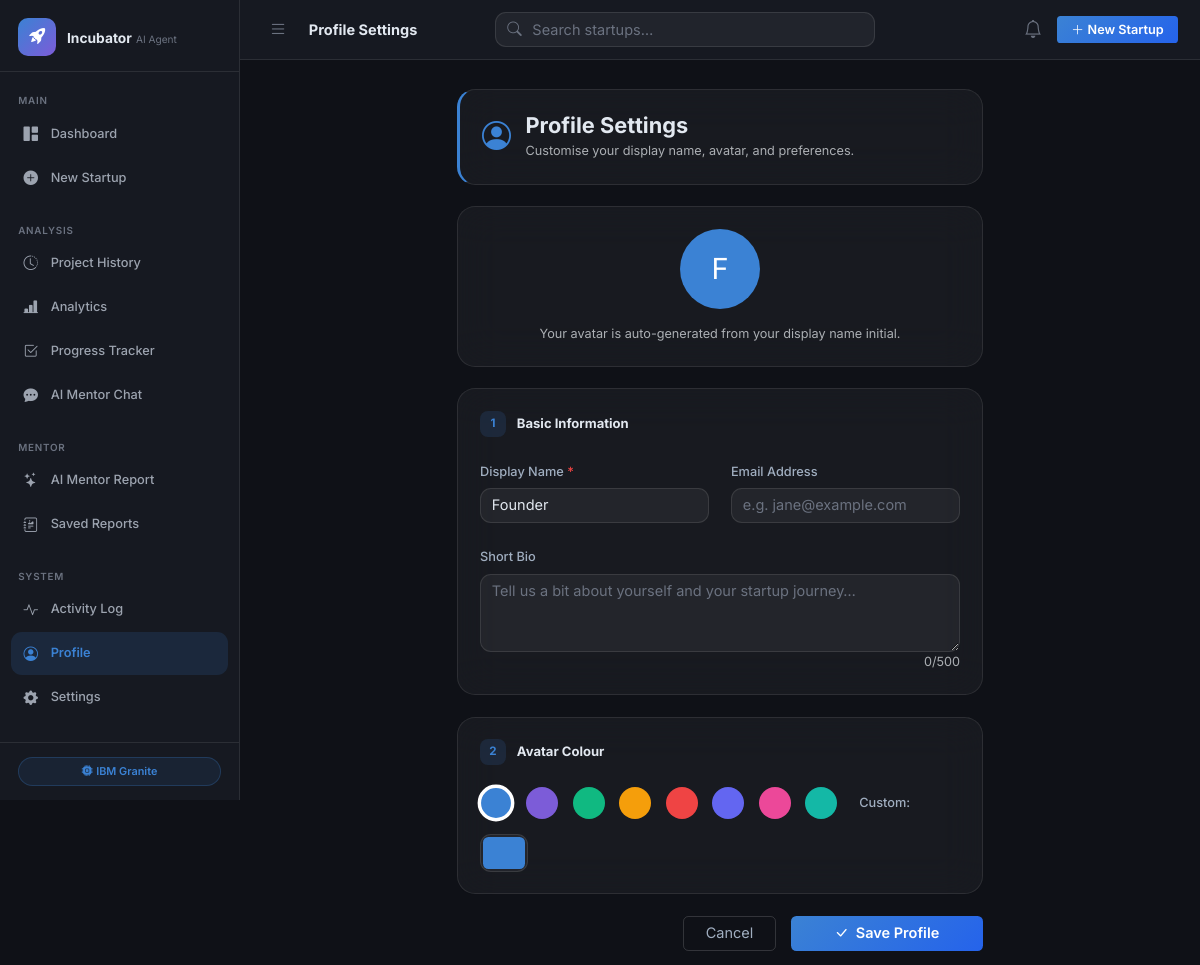
/profile/, run on the app's committed database.
### tables this page shows
CREATE TABLE user_profiles (
            id           INTEGER PRIMARY KEY AUTOINCREMENT,
            user_id      INTEGER NOT NULL DEFAULT 1,
            display_name TEXT    NOT NULL DEFAULT 'Founder',
            email        TEXT    NOT NULL DEFAULT '',
            bio          TEXT    DEFAULT '',
            avatar_color TEXT    DEFAULT '#3b82d4',
            created_at   TEXT    DEFAULT (datetime('now')),
            updated_at   TEXT    DEFAULT (datetime('now'))
        );

### routes/profile.py (the view)
@profile_bp.route("/", methods=["GET"])
def index():
    app = current_app._get_current_object()
    profile = get_profile(app)
    return render_template("profile.html", profile=profile)

### database/db.py (called while the page is built)
def get_db(app):
    if "db" not in g:
        db_path = app.config["DATABASE_PATH"]
        os.makedirs(os.path.dirname(db_path), exist_ok=True)
        g.db = sqlite3.connect(db_path, detect_types=sqlite3.PARSE_DECLTYPES)
        g.db.row_factory = sqlite3.Row
        g.db.execute("PRAGMA journal_mode=WAL;")
        g.db.execute("PRAGMA foreign_keys=ON;")
    return g.db

### models/profile.py (called while the page is built, shortened)
def get_profile(app, user_id: int = 1) -> dict:
    db = get_db(app)
    row = db.execute(
        "SELECT * FROM user_profiles WHERE user_id = ?", (user_id,)
    ).fetchone()
    if row:
        return dict(row)

### templates/profile.html (shortened to what this page needs)
{% extends "base.html" %}
{% block page_title %}Profile Settings{% endblock %}
{% block content %}
<div class="row justify-content-center">
  <div class="col-xl-7 col-lg-9">
    <div class="page-header glass p-4 mb-4 d-flex align-items-center gap-3">
      <div class="page-header-icon">
        <i class="bi bi-person-circle fs-2 text-primary"></i>
      </div>
      <div>
        <h4 class="fw-700 mb-1">Profile Settings</h4>
        <p class="text-muted mb-0 small">Customise your display name, avatar, and preferences.</p>
      </div>
    </div>
    <div class="card-glass glass p-4 mb-4 text-center">
      <div class="avatar-preview mx-auto mb-3" id="avatarPreview"
           style="width:80px;height:80px;border-radius:50%;background:{{ profile.avatar_color }};
                  display:flex;align-items:center;justify-content:center;font-size:2rem;color:#fff;">
        {{ (profile.display_name or 'F')[0] | upper }}
      </div>
      <p class="text-muted small mb-0">Your avatar is auto-generated from your display name initial.</p>
    </div>
    <form method="POST" action="{{ url_for('profile.update') }}" id="profileForm" novalidate>
      <div class="form-section glass p-4 mb-4">
        <h6 class="form-section-title mb-4">
          <span class="section-number">1</span> Basic Information
        </h6>
        <div class="row g-4">
          <div class="col-md-6">
            <label class="form-label" for="display_name">Display Name <span class="text-danger">*</span></label>
            <input type="text" class="form-control glass-input" id="display_name" name="display_name"
                   placeholder="e.g. Jane Smith"
                   value="{{ profile.display_name or '' }}" required maxlength="200" />
          </div>
          <div class="col-md-6">
            <label class="form-label" for="email">Email Address</label>
            <input type="email" class="form-control glass-input" id="email" name="email"
                   placeholder="e.g. jane@example.com"
                   value="{{ profile.email or '' }}" />
          </div>
          <div class="col-12">
            <label class="form-label" for="bio">Short Bio</label>
            <textarea class="form-control glass-input" id="bio" name="bio" rows="3"
                      maxlength="500"
                      placeholder="Tell us a bit about yourself and your startup journey…">{{ profile.bio or '' }}</textarea>
            <small class="text-muted float-end" id="bioCount">{{ (profile.bio or '') | length }}/500</small>
          </div>
        </div>
      </div>
      <div class="form-section glass p-4 mb-4">
        <h6 class="form-section-title mb-4">
          <span class="section-number">2</span> Avatar Colour
        </h6>
        <div class="d-flex gap-3 flex-wrap align-items-center">
          {% for color in ['#3b82d4','#7c5cd8','#10b981','#f59e0b','#ef4444','#6366f1','#ec4899','#14b8a6'] %}
          <label class="color-swatch-label">
            <span class="color-swatch" style="background:{{ color }};"></span>
          </label>
          {% endfor %}
          <label class="form-label mb-0 ms-2">Custom:</label>
          <input type="color" class="form-control form-control-color glass-input" name="avatar_color"
                 id="colorPicker" value="{{ profile.avatar_color or '#3b82d4' }}"
                 style="width:48px;height:38px;padding:2px;" />
        </div>
      </div>
      <div class="d-flex gap-3 justify-content-end">
        <a href="{{ url_for('main.dashboard') }}" class="btn btn-outline-secondary px-4">Cancel</a>
        <button type="submit" class="btn btn-primary px-5">
          <i class="bi bi-check-lg me-2"></i>Save Profile
        </button>
      </div>
    </form>
  </div>
</div>
{% endblock %}

### static/css/main.css (style rules this page uses)
*, *::before, *::after { box-sizing: border-box; }
:root { --bg-base: #0f1117; --bg-surface: #161921; --bg-elevated: #1c2030; --glass-bg: rgba(255,255,255,0.04); --glass-border: rgba(255,255,255,0.09); --glass-hover: rgba(255,255,255,0.08); --primary: #3b82d4; --primary-soft: rgba(59,130,212,0.15); --secondary: #7c5cd8; --secondary-soft:rgba(124,92,216,0.15); --success: #10b981; --success-soft: rgba(16,185,129,0.15); --warning: #f59e0b; --warning-soft: rgba(245,158,11,0.15); --danger: #ef4444; --danger-soft: rgba(239,68,68,0.15); --info: #06b6d4; --info-soft: rgba(6,182,212,0.15); --text-primary: #e2e8f0; --text-muted: #6b7280; --sidebar-w: 240px; --topbar-h: 60px; --radius: 0.75rem; --radius-lg: 1.25rem; --transition: 0.2s ease; --fw-500: 500; --fw-600: 600; --fw-700: 700; }
html, body { height: 100%; margin: 0; background-color: var(--bg-base); color: var(--text-primary); font-family: 'Inter', -apple-system, BlinkMacSystemFont, 'Segoe UI', sans-serif; font-size: 14.5px; line-height: 1.6; -webkit-font-smoothing: antialiased; }
.fw-700 { font-weight: 700 !important; }
.glass { background: var(--glass-bg); border: 1px solid var(--glass-border); border-radius: var(--radius-lg); backdrop-filter: blur(20px); -webkit-backdrop-filter: blur(20px); }
.glass-input { background: rgba(255,255,255,0.05) !important; border: 1px solid rgba(255,255,255,0.10) !important; color: var(--text-primary) !important; border-radius: var(--radius) !important; transition: border-color var(--transition), box-shadow var(--transition); }
.glass-input::placeholder { color: var(--text-muted); }
.text-primary { color: var(--primary) !important; }
.text-danger { color: var(--danger) !important; }
.card-glass { border-radius: var(--radius-lg); }
.form-section { transition: border-color var(--transition); }
.form-section-title { font-size: 0.9rem; font-weight: 700; color: var(--text-primary); display: flex; align-items: center; gap: 0.75rem; }
.section-number { width: 26px; height: 26px; background: var(--primary-soft); color: var(--primary); border-radius: 8px; display: inline-flex; align-items: center; justify-content: center; font-size: 0.8rem; font-weight: 700; flex-shrink: 0; }
.form-label { font-weight: 500; font-size: 0.88rem; color: #a0aec0; margin-bottom: 0.4rem; }
.page-header { border-left: 3px solid var(--primary); }
.page-header-icon { flex-shrink: 0; }
.btn-primary { background: linear-gradient(135deg, #3b82d4, #2563eb); border: none; font-weight: 600; transition: all var(--transition); }
.btn-outline-secondary { border-color: rgba(255,255,255,0.15); color: #a0aec0; }
.form-control, .form-select { background-color: rgba(255,255,255,0.05); border-color: rgba(255,255,255,0.1); color: var(--text-primary); }
.color-swatch { display:block; width:32px; height:32px; border-radius:50%; cursor:pointer; border:3px solid transparent; transition:transform 0.15s, border-color 0.15s; }
.color-swatch-radio:checked + .color-swatch { border-color:#fff; transform:scale(1.15); }

### data on the page
user_profiles: display_name "F", display_name "Founder", avatar_color "#3b82d4"

### other printed values
{{ (profile.bio or '') | length }} "0"
